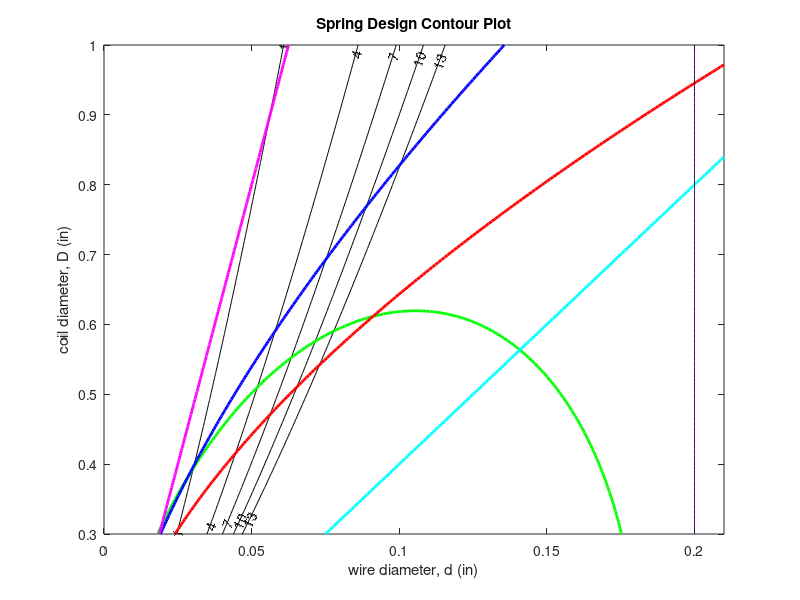

Here is the MATLAB script that generated this plot: (Note: this script raises an error after producing the figure.)
% This script constructs a contour plot for the spring optimization
clc
clear
close all

% coil dia vs. wire dia
% d = wire dia
% D = coil dia

% lower and upper bounds for d and D

% limits for zoomed out view
d_min = 0.0;
d_max = 0.21;
D_min = 0.3;
D_max = 1.0;

% limits for zoomed in view
% d_min = 0.02;
% d_max = 0.08;
% D_min = 0.3;
% D_max = 0.75;


d_res = 200;
D_res = 200;

% constants
G = 12e6;
Q = 150e3;
w = 0.18;
Se = 45e3;
Sf = 1.5;

% optimums for the variables (from optimization)
hf = 1.3691;
n = 7.5928;
d_opt = 0.0724;
D_opt = 0.6776;

 
% analysis variables
h0 = 1.0;           % preloaded height (in)
delta0 = 0.4;       % deflection (in)
hdef = h0 - delta0; % deflected spring height (in)
delta_x = (hf - h0);
 
% design variables at mesh points
[d,D] = meshgrid(d_min:(d_max - d_min)/d_res:d_max, D_min:(D_max - D_min)/D_res:D_max);
 
% equations
Sy = 0.44*(Q./d.^w);
k = G*d.^4./(8*(D.^3)*n);
F = k*delta_x;
K = ((4*D-d)./(4*(D-d)))+0.62*(d./D);
hs = n*d;
F_min = k*(hf - h0);
F_max = k*(hf - (h0 - delta0));
F_hs = k.*(hf - hs);
Tau_min = 8*F_min.*D.*K ./ (pi*(d.^3));
Tau_max = 8*F_max.*D.*K ./ (pi*(d.^3));
Tau_m = (Tau_max + Tau_min) ./ 2;
Tau_a = (Tau_max - Tau_min) ./ 2;
Tau_hs = 8*F_hs.*D.*K ./ (pi*(d.^3));
 
figure(1)
[C,h] = contour(d,D,F,1:3:13,'k');
clabel(C,h,'Labelspacing',250);
title('Spring Design Contour Plot');
xlabel('wire diameter, d (in)');
ylabel('coil diameter, D (in)');
hold on;
% solid lines to show constraint boundaries
contour(d,D,(Tau_hs - Sy),[0.0,0.0],'g-','LineWidth',2);
contour(d,D,(Tau_a - Se/Sf),[0.0,0.0],'r-','LineWidth',2);
contour(d,D,(Tau_a + Tau_m - Sy./Sf),[0.0,0.0],'b-','LineWidth',2);
contour(d,D,(D./d),[16.0,16.0],'m-','LineWidth',2);
contour(d,D,(D./d),[4.0,4.0],'c-','LineWidth',2);
contour(d,D,(d),[0.2,0.2],'-','color',[0.96, 0.46, 0.25],'LineWidth', 2)
contour(d,D,(d),[0.01,0.01],'-','color',[0.7, 0.1, 0.9],'LineWidth', 2)
contour(d,D,(D+d),[0.75,0.75],'-','color',[0.0, 0.44, 0.14],'LineWidth', 2)
contour(d,D,(-hdef+hs+0.05),[0.0,0.0],'-','color',[0.04, 0.32, 0.54],'LineWidth', 2)
plot(d_opt,D_opt,'r*','MarkerSize',12,'LineWidth',1)
% show a legend
legend('force','T hs-Sy<0','Ta-Se/Sf<0','Ta+Tm-Sy/Sf<0','D/d<16', ...
       'D/d>4','d<0.2','d>0.01','D+d<0.75','-hdef+hs+0.05<0','optimal')

